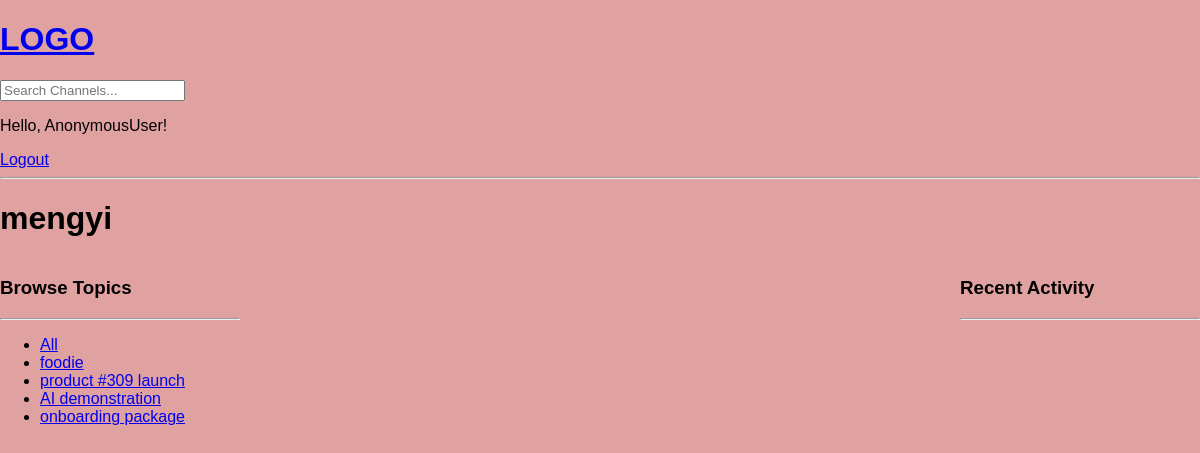
Page /profile/1/ on the earlier database version.
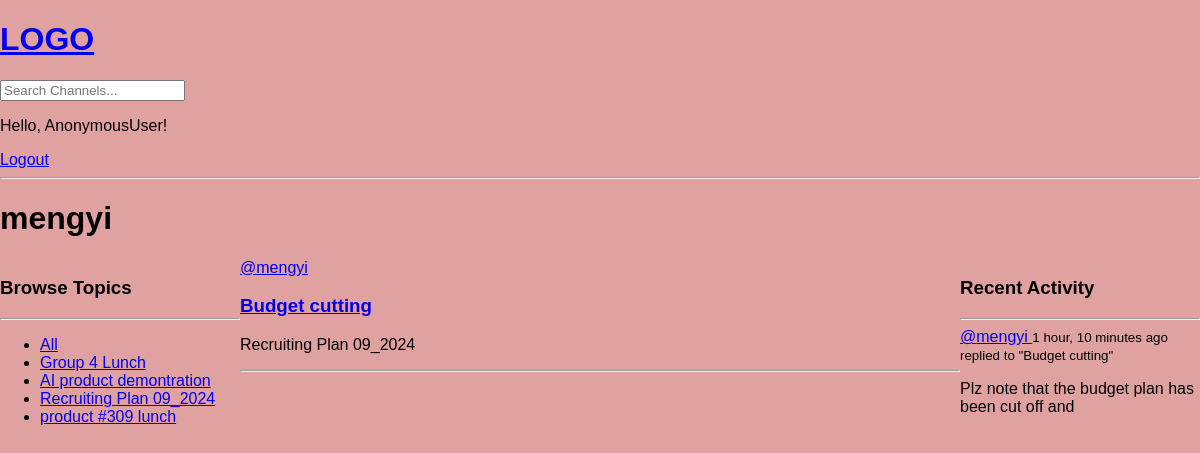
Same page on the later database version.
### core/models.py (models this page shows, shortened)
class Topic(models.Model):
    name = models.CharField(max_length=160)

class Channel(models.Model):
    host = models.ForeignKey(User, on_delete=models.CASCADE, null=True)
    topic = models.ForeignKey(Topic, on_delete=models.SET_NULL, null=True)
    name = models.CharField(max_length=160)
    description = models.TextField(blank=True, null=True)
    participants = models.ManyToManyField(
        User, related_name='participants', blank=True)
    updated = models.DateTimeField(auto_now=True)
    created = models.DateTimeField(auto_now_add=True)
    class Meta:
        ordering = ['-updated', '-created']

class Message(models.Model):
    user = models.ForeignKey('auth.User', on_delete=models.CASCADE)
    channel = models.ForeignKey(Channel, on_delete=models.CASCADE)
    body = models.TextField()
    updated = models.DateTimeField(auto_now=True)
    created = models.DateTimeField(auto_now_add=True)
    class Meta:
        ordering = ['-updated', '-created']
    def __str__(self):
        return self.body[:50]

### core/views.py (the view)
# urls.py: path('profile/<str:pk>/', views.userProfile, name='user-profile'),
def userProfile(request, pk):
    user = User.objects.get(id=pk)
    channels = user.channel_set.all()
    channel_messages = user.message_set.all()
    topics = Topic.objects.all()
    context = {'user': user, 'channels': channels,
               'channel_messages': channel_messages, 'topics': topics}
    return render(request, 'core/profile.html', context)

### core/templates/core/profile.html (shortened to what this page needs)
{% extends 'main.html' %}
{% block content %}
<h1>{{ user.username }}</h1>
<div class="profile-container">
    <div>
        {% include 'core/topic_component.html' %}
    </div>
    <div>
        {% include 'core/feed_component.html' %}
    </div>
    <div>
        {% include 'core/activity_component.html' %}
    </div>
</div>
{% endblock content %}

### templates/main.html (shortened to what this page needs)
<!DOCTYPE html>
{% load static %}
<html lang="en">
<head>
    <link rel="stylesheet" type='text/css' media='screen' href="{% static 'styles/main.css'%}">
</head>
<body>
    {% include 'navbar.html'%}
    {% block content %}
    {% endblock %}
</body>
</html>

### templates/navbar.html
<a href="/">
    <h1>LOGO</h1>
</a>
<form method="GET" action="{% url 'home' %}">
    <input type="text" name="q" placeholder="Search Channels...">
</form>
{% if user.is_authenticated %}
<p> Hello, {{ request.user }}!</p>
<a href="{% url 'logout' %}">Logout</a>
{% else %}
<a href="{% url 'login' %}">Login</a>
{% endif %}
<hr />

### core/templates/core/topic_component.html
<h3>Browse Topics</h3>
<hr>
<ul>
    <li>
        <a href="{% url 'home' %}">All</a>
    </li>
    {% for topic in topics %}
    <li>
        <a href="{% url 'home' %}?q={{topic.name}}">{{topic.name}}</a>
    </li>
    {% endfor %}

### core/templates/core/feed_component.html (shortened to what this page needs)
<div>
    {% for channel in channels %}
    <div>
        <a href="{% url 'user-profile' channel.host.id %}">
            @{{channel.host.username}}
        </a>
        <h3>
            <a href="{% url 'channel' channel.id %}">
                {{channel.name}}
            </a>
        </h3>
        <p>{{channel.topic.name}}</p>
        <hr>
    </div>
    {% endfor %}
</div>

### core/templates/core/activity_component.html (shortened to what this page needs)
<h3> Recent Activity</h3>
<hr>
{% for message in channel_messages %}
<div>
    <a href="{% url 'user-profile' message.user.id %}">
        @{{ message.user.username }}
    </a>
    <small> {{ message.created | timesince }} ago </small>
    <small>replied to "{{ message.channel.name }}"</small>
    <p>{{ message }}</p>
</div>
{% endfor %}

### static/styles/main.css (style rules this page uses)
body { background-color: #e0a1a1; font-family: Arial, sans-serif; margin: 0; padding: 0; }

### core/templates/core/profile.html (style rules this page uses)
.profile-container { display: grid; grid-template-columns: 1fr 3fr 1fr; }

Differences in the rows shown:
removed Topic: name "foodie"
removed Topic: name "product #309 launch"
removed Topic: name "AI demonstration"
removed Topic: name "onboarding package"
added Topic: name "Group 4 Lunch"
added Topic: name "AI product demontration"
added Topic: name "Recruiting Plan 09_2024"
added Topic: name "product #309 lunch"
added Channel: host.username "mengyi", name "Budget cutting", topic.name "Recruiting Plan 09_2024"
added Message: user.username "mengyi", created "1 hour, 10 minutes", channel.name "Budget cutting", body "Plz note that the budget plan has been cut off and"
